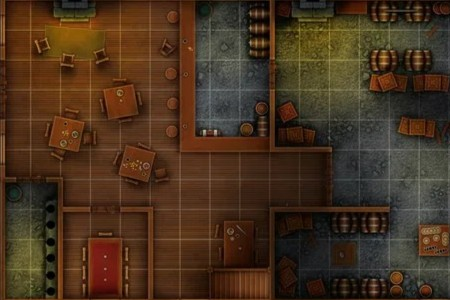

A 2D game scene composited from a Tiled map and its tileset images. What follows is a short description and the map's XML, with each tile layer's data collapsed to a summary:
An orthogonal 15x10 tile map with 30x30 px tiles, 2 tile layers (collisions, Слой тайлов 1), 1 hidden layer not drawn.

<map version="1.10" tiledversion="1.11.2" orientation="orthogonal" renderorder="right-down" width="15" height="10" tilewidth="30" tileheight="30" infinite="0" nextlayerid="5" nextobjectid="1">
 <tileset firstgid="1" source="tiled_bar1.tsx" />
 <layer id="3" name="collisions" width="15" height="10" opacity="0">
  <data>[150 cells, 54 non-empty, 1 distinct tile ids]</data>
 </layer>
 <layer id="1" name="Слой тайлов 1" width="15" height="10">
  <data>[150 cells, 150 non-empty, 150 distinct tile ids]</data>
 </layer>
 <layer id="4" name="items" width="15" height="10" visible="0">
  <data>[150 cells, 5 non-empty, 1 distinct tile ids]</data>
 </layer>
</map>